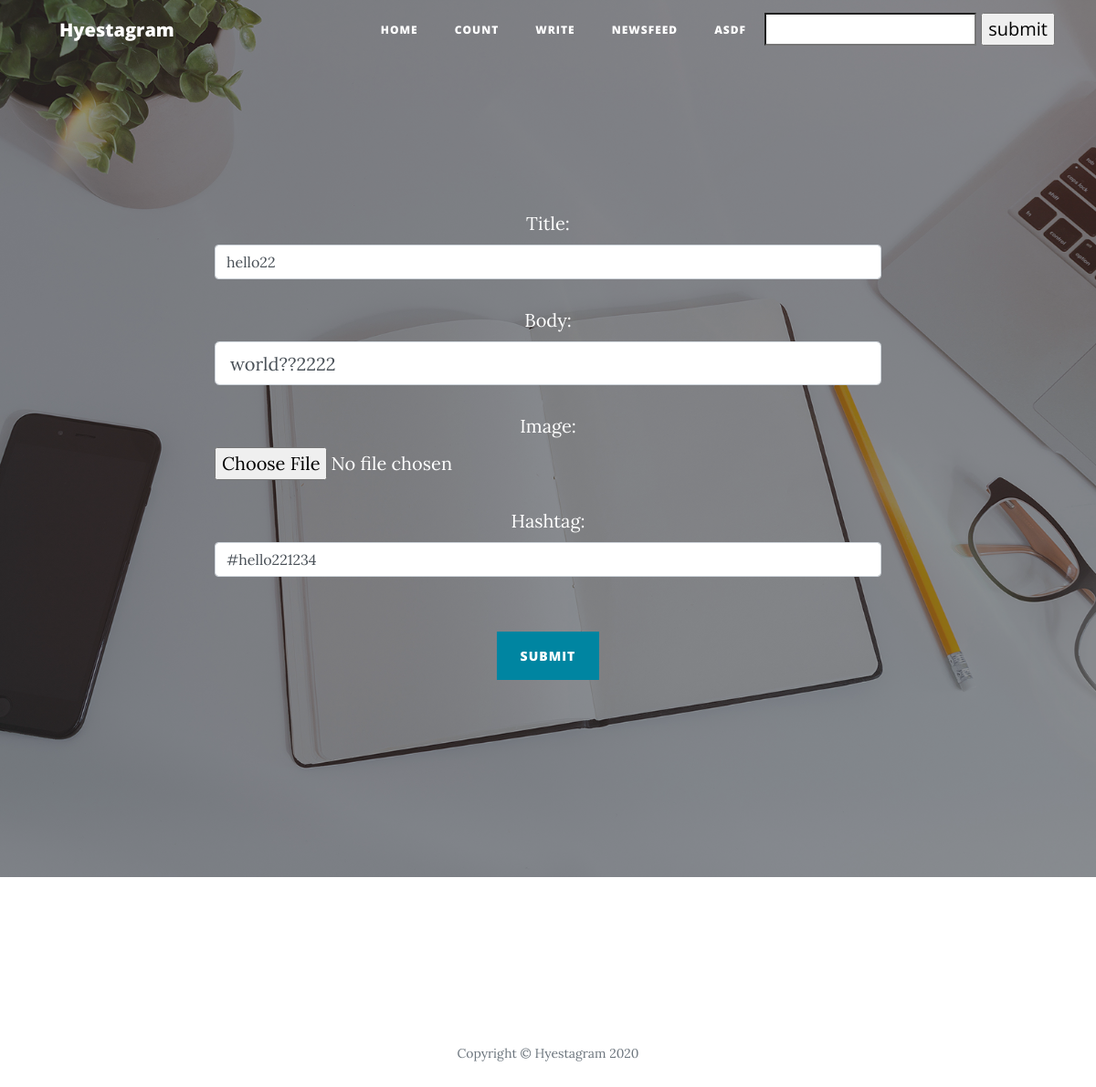
Before: /edit/38 (signed in) with the older database file.
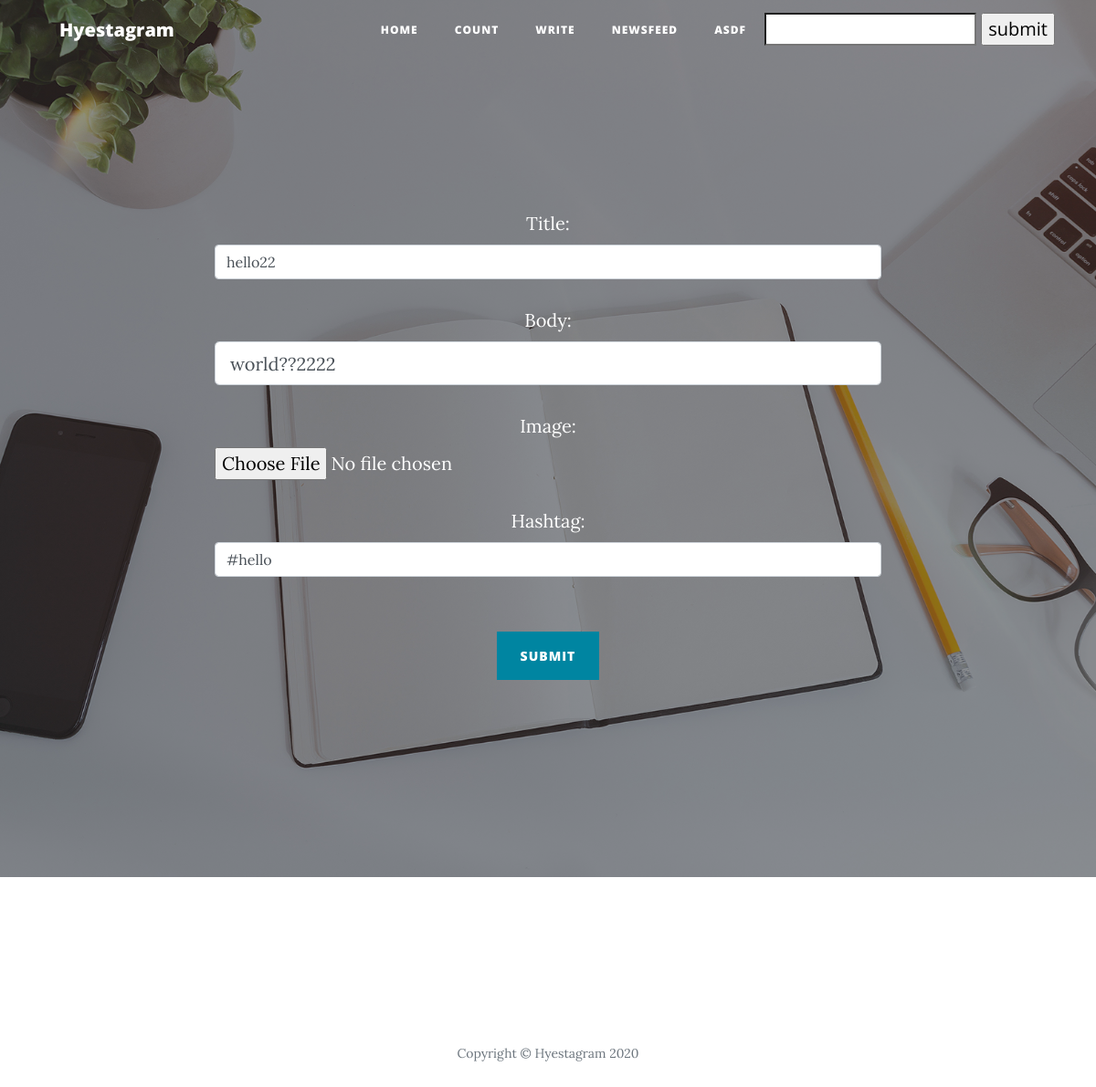
After: the same page with the newer database file.
### app/models.py (models this page shows, shortened)
class Post(models.Model):
    title = models.CharField(max_length=200)
    date = models.DateTimeField('date published')
    body = models.TextField()
    writer = models.ForeignKey(settings.AUTH_USER_MODEL, on_delete=models.CASCADE, related_name="writer", default="")
    image = models.ImageField(upload_to='images/', blank=True)
    hashtag = models.CharField(max_length=200, blank=True)
    hashtags = models.ManyToManyField('Hashtag', blank=True)
    likes = models.ManyToManyField(settings.AUTH_USER_MODEL, related_name="likes")

### app/views.py (the view)
# urls.py: path('edit/<int:pk>', app.views.edit, name='edit'),
def edit(request, pk):
    edit_post = get_object_or_404(Post, pk=pk)
    if edit_post.writer != request.user:
        return error(request, "You can edit your own post")
    if request.method == 'POST':
        form = PostForm(request.POST, request.FILES, instance=edit_post)
        if form.is_valid():
            post = form.save(commit=False)
            post.date = timezone.now()
            post.writer = request.user
            post.hashtags.clear()
            tags = form.cleaned_data['hashtag']
            str_tags = tags.split('#')
            list_tags = list()
            for tag in str_tags:
                hashtag = HashtagForm().save(commit=False)
                if Hashtag.objects.filter(name=tag):
                    list_tags.append(Hashtag.objects.get(name=tag))
                else:
                    hashtag.name = tag
                    hashtag.save()
                    list_tags.append(hashtag)
            post.save()
            post.hashtags.add(*list_tags)
            return redirect('home')
    else:
        form = PostForm(instance=edit_post)
        return render(request, 'app/edit.html', {'form': form})

### app/forms.py
class PostForm(forms.ModelForm):
    class Meta:
        model = Post
        fields = ['title', 'body', 'image', 'hashtag']
        widgets = {
            'title': forms.TextInput(attrs={'class': 'form-control'}),
            'body': forms.TextInput(attrs={'class': 'form-control form-control-lg'}),
            'image': forms.FileInput(attrs={'class': 'form-control-file'}),
            'hashtag': forms.TextInput(attrs={'class': 'form-control'})
        }

### app/templates/app/edit.html (shortened to what this page needs)
{% extends "app/base.html" %}
{% block footer %}
<header class="masthead" style="background-image: url('img/home-bg.jpg')">
<div class="overlay"></div>
<div class="container">
  <div class="row">
    <div class="col-lg-8 col-md-10 mx-auto">
      <div class="site-heading">
        <div class="form-group">
                <form method='POST' enctype="multipart/form-data">
                <table>
                    {{form.as_p}}
                </table>
                <br>
                <button type="submit" class="btn btn-primary">Submit</button>
                </form>
          </div>
      </div>
    </div>
  </div>
</div>
</header>
{{ block.super }}
{% endblock %}

Changed rows visible on the page:
changed Post "hello22": hashtag "#hello221234" → "#hello"
